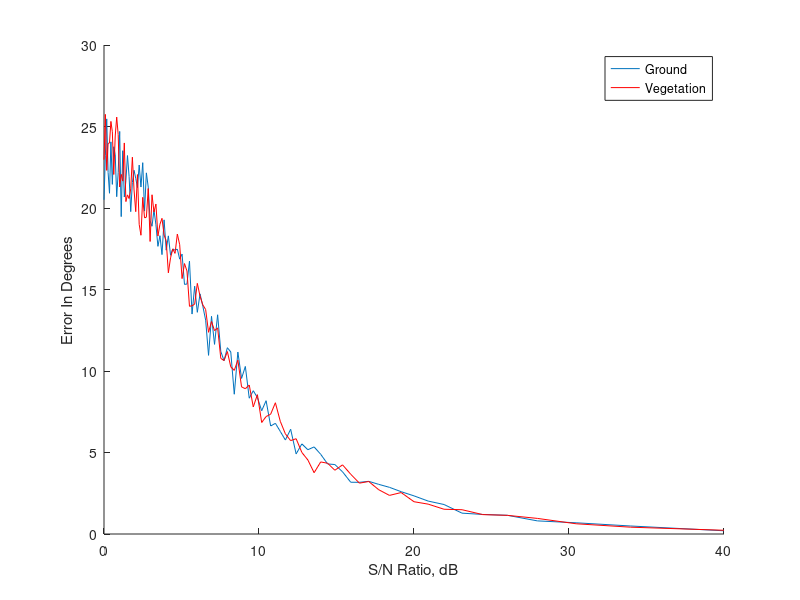

MATLAB code for this plot:
%%%%%%%%%%%%%%%%%%%%%%%%%%%%DECLARATIONS%%%%%%%%%%%%%%%%%%%%%%
clc;clear;
alpha = 1; %ground weighting factor
beta = 1;   %veg weighting factor
pg1 = [1;0;1]/sqrt(2); %ground
pv1 = [1;1;1]/sqrt(3); %veg
ground_offset = pi/2; % ground interferomitry offset
veg_offset = pi/6;    % veg interferomitry offset

Window = 25;    %size of window
average = 100;  %Samples
RMS_veg = 0;    %used for averaging
RMS_ground = 0;  %used for averaging

for Noise = 100:-1:1;
    
    NN(Noise)=1./(0.01*Noise)^2;
    
    for Ave = 1:average;
        
        g =  pg1*(sqrt(-2*log(1-rand(1,Window))).*exp(1i*2*pi*rand(1,Window)));
        v =  pv1*(sqrt(-2*log(1-rand(1,Window))).*exp(1i*2*pi*rand(1,Window)));
        
        s1 = alpha*g + beta*v;
        s2 = alpha*exp(1i*ground_offset)*g + beta*exp(1i*veg_offset)*v;
        
        s1_Noise = s1 + .01*Noise*sqrt(-2*log(1-rand(3,Window))).*exp(1i*2*pi*rand(3,Window));
        s2_Noise = s2 + .01*Noise*sqrt(-2*log(1-rand(3,Window))).*exp(1i*2*pi*rand(3,Window));
        
        %%%%%%%%%%%%%%%%%%Super Resolution%%%%%%%%%%%%%%%%%%%%%%
        R1 = s1_Noise*s1_Noise';
        R2 = s2_Noise*s1_Noise';
        [u ,c] = eig(R2*R2');
        R1_bar = u*sqrt(c)*u';
        Q = pinv(R1_bar)*R2;
        R2_bar = R1_bar*Q;
        %%%%%%%%%%%%%%%%%%Super Resolution%%%%%%%%%%%%%%%%%%%%%%
        
        [U ,Uv] = eig(R2_bar*pinv(R1));
        %%%%%%%%%%%%%%%%%%%%%%%%%Sorting out Ground from Vege%%%%%%%%%%%%%%%%%%%%
        
        %%%SORTING ROUTING WILL ONLY WORK WHEN THE INTERFEROMIC PHASE DIFFERANCE OF
        %%%GROUND IS LARGER THAN THE PHASE DIFFERANCE OF THE VEGITATION
        [UU,kk]=sort(abs(angle(diag(Uv))-pi/2),'ascend');
        
        GG = Uv(kk(1),kk(1));
        [UU,kk]=sort(abs(angle(diag(Uv))-pi/6),'ascend');
        VV = Uv(kk(1),kk(1));
        
        
        %%%%%%%%%%%%%%%%%%%%%%%End Sorting out Ground from Vege%%%%%%%%%%%%%%%%%%%
        
        RMS_ground = RMS_ground + (angle(GG)-ground_offset)^2; %%SUMMING OVER "AVERAGE" AMOUNT OF POINTS
        RMS_veg = RMS_veg +(angle(VV)-veg_offset)^2; %%SUMMING OVER "AVERAGE" AMOUNT OF POINTS
        
    end
    
    RMS_ground = sqrt((1/average)*RMS_ground);%%FINAL AVERAGING
    RMS_veg = sqrt((1/average)*RMS_veg);      %%FINAL AVERAGING
    
    RMS_G(Noise) = RMS_ground; %%SAVING VALUES FOR A SET POINT OF NOISE THEN PLOTTING AFTER
    RMS_V(Noise) = RMS_veg;    %%SAVING VALUES FOR A SET POINT OF NOISE THEN PLOTTING AFTER
    
    RMS_ground = 0; %%USED FOR AVERAGING OVER DIFFERENT POINTS OF NOISE
    RMS_veg = 0;    %%USED FOR AVERAGING OVER DIFFERENT POINTS OF NOISE
end
figure
hold on
plot(10*log10(NN),180*RMS_G/pi)
plot(10*log10(NN),180*RMS_V/pi,'r');
xlabel('S/N Ratio, dB'); ylabel('Error In Degrees');legend('Ground','Vegetation','NorthEast')
hold off
%   cghali@umassd.edu
